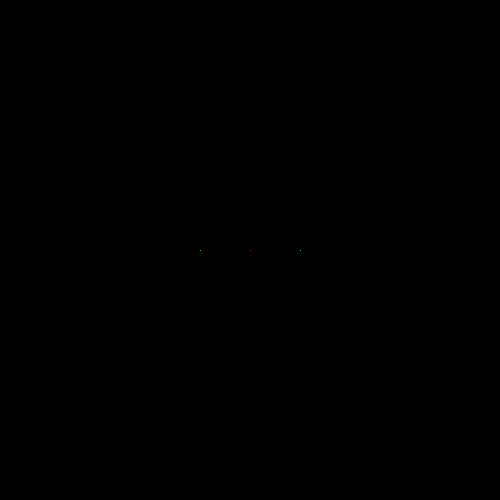
Frame 1 (no input)
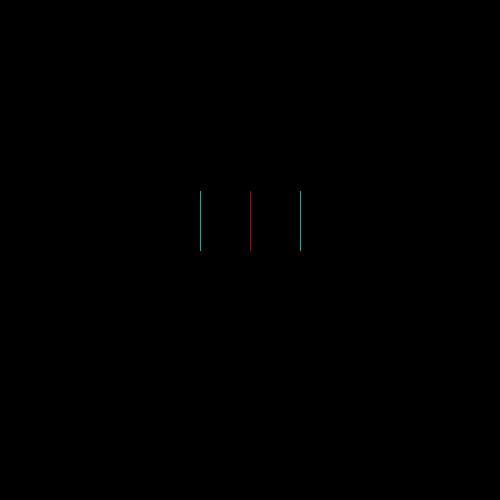
Frame 60 (the mouse pressed at the canvas centre just before this capture)
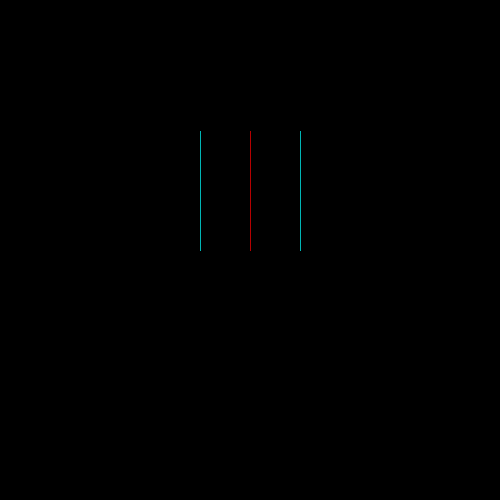
Frame 120 (the mouse held since frame 60 and released just before this capture)

The Processing sketch that drew these frames (run headless with seeded random() and noise(); from frame 60 on, the mouse is pressed at the canvas centre):

// Processing sketch: processing_77704
// ── processing_77704.pde

int x=250;
int y=250;
int compX=300;
int compY=250;
int direction=UP;
int compDir=UP;
int compX1=200;
int compY1=250;
int compDir1=UP;
boolean game=false;
boolean game1=false;
boolean gameover= false;
void setup()
{
  size(500, 500);
  background(0);
}
void draw()
{
  fill(255, 0, 0);
  if (get(compX, compY)!= color(0))
  {
    game= true;
  }
  if (get(compX1, compY1)!=color(0))
  {
    game1=true;
  }
  if (game==true && game1==true)
  {
    textSize(50);
    textAlign(CENTER);
    text("You Won!", 250, 250);
    gameover=true;
  }
  if (get(x, y) != color(0))
  { 
    textSize(50);
    textAlign(CENTER);
    text("You Lost...punk!", 250, 250);
    gameover=true;
  }
    if (gameover==false)
    {
      human();
    computer();
    computer1();
  }
}
void human()
{
  stroke(255, 0, 0);
  point(x, y);
  if (direction== RIGHT)
  {
    x++;
  }
  if (direction== LEFT)
  {
    x--;
  }
  if (direction==UP)
  {
    y--;
  }
  if (direction== DOWN)
  {
    y++;
  }
}
void computer()
{
  stroke(0, 255, 255);
  point(compX, compY);
  if (compDir==UP)
  {
    compY--;
    if (get(compX, compY-1) !=color(0, 0, 0))
    {
      compDir= RIGHT;
    }
  }
  else if (compDir== RIGHT)
  {
    compX++;
    if (get(compX+1, compY) !=color(0, 0, 0))
    {
      compDir=DOWN;
    }
  }
  else if (compDir==DOWN)
  {
    compY++;
    if (get(compX, compY+1) !=color(0, 0, 0))
    {
      compDir=LEFT;
    }
  }
  else if (compDir== LEFT)
  {
    compX--;
    if (get(compX-1, compY) !=color(0, 0, 0))
    {
      compDir=UP;
    }
  }
}
void computer1()
{
  stroke(0, 255, 255);
  point(compX1, compY1);
  if (compDir1==UP)
  {
    compY1--;
    if (get(compX1, compY1-1) !=color(0, 0, 0))
    {
      compDir1= RIGHT;
    }
  }
  else if (compDir1== RIGHT)
  {
    compX1++;
    if (get(compX1+1, compY1) !=color(0, 0, 0))
    {
      compDir1=DOWN;
    }
  }
  else if (compDir1==DOWN)
  {
    compY1++;
    if (get(compX1, compY1+1) !=color(0, 0, 0))
    {
      compDir1=LEFT;
    }
  }
  else if (compDir1== LEFT)
  {
    compX1--;
    if (get(compX1-1, compY1) !=color(0, 0, 0))
    {
      compDir1=UP;
    }
  }
}
void keyPressed()
{
  if (key=='w')
  {
    direction=UP;
  }
  if (key=='s')
  {
    direction=DOWN;
  }
  if (key=='a')
  {
    direction=LEFT;
  }
  if (key=='d')
  {
    direction=RIGHT;
  }
}
void mousePressed()
{
  if (mouseButton==LEFT)
  { 
    fill(0);
    noStroke();
    rect(0, 0, 600, 600);
    x=250;
    y=250;
    compX=300;
    compY=250;
    direction=UP;
    compDir=UP;
    compX1=200;
    compY1=250;
    compDir1=UP;
    game1=false;
    game=false;
    gameover=false;
  }
}
